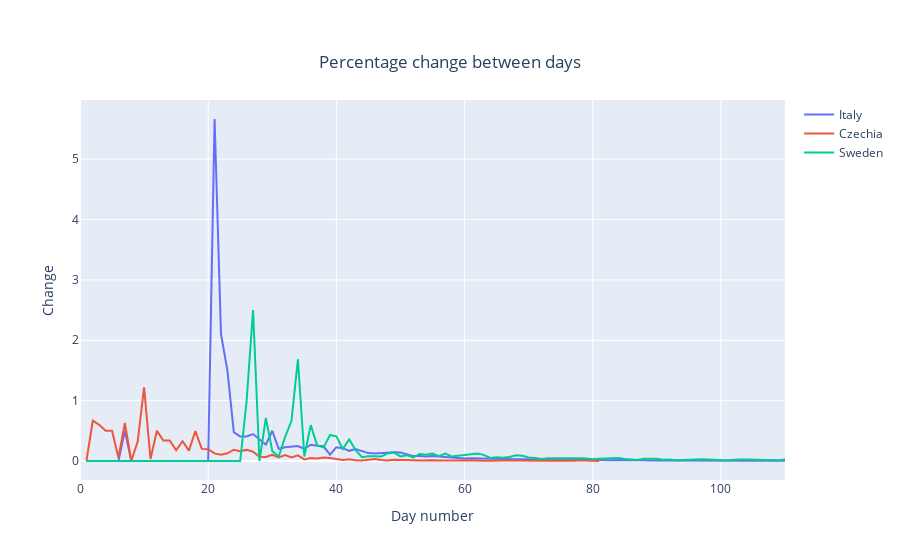

The notebook cell saved with this chart:
### Code cell
plot_plotly(get_pct_change(summary), {
    'title_text': 'Percentage change between days',
    'xaxis_title': 'Day number',
    'yaxis_title': 'Change'  
}, type='')
